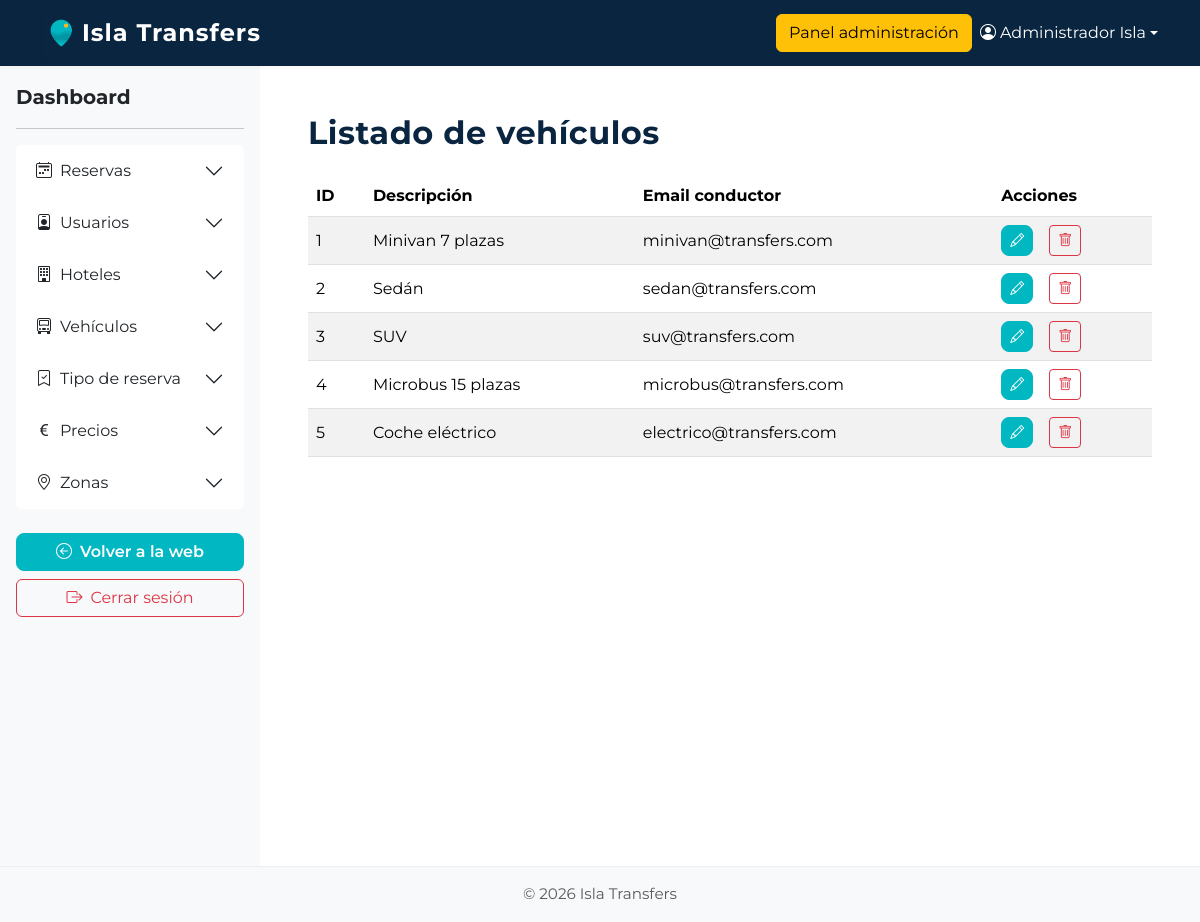
Page /userAdmin/listadoVehiculos (signed in) on the committed database.
### tables this page shows
CREATE TABLE `transfer_vehiculos` (
  `id_vehiculo` int(11) NOT NULL,
  `descripcion` varchar(100) NOT NULL,
  `email_conductor` varchar(100) NOT NULL,
  `password` varchar(255) NOT NULL
);

### core/Controller.php (called while the page is built, shortened)
<?php
class Controller
{
    public function view($view, $data = [])
    {
        extract($data);
        require __DIR__ . "/../app/views/$view.php";
    }
}

### app/controllers/UserAdminController.php (called while the page is built, shortened)
<?php
class UserAdminController extends Controller
{
    public function listadoVehiculos()
    {
        $vehiculoModel = $this->model('Vehiculo');
        $vehiculos = $vehiculoModel->getAll();
        $this->view('userAdmin/listadoVehiculos', ['vehiculos' => $vehiculos]);
    }
}

### html/index.php (called while the page is built, shortened)
<?php
$router = new Router();
$router->route();

### app/models/Vehiculo.php (called while the page is built, shortened)
<?php
class Vehiculo extends Model
{
    public function getAll()
    {
        $db = $this->db();
        $stmt = $db->query("SELECT * FROM transfer_vehiculos ORDER BY id_vehiculo ASC");
        return $stmt->fetchAll(PDO::FETCH_ASSOC);
    }
}

### app/views/userAdmin/listadoVehiculos.php (the view, shortened to what this page needs)
<?php require __DIR__ . '/../components/header.php'; ?>
<?php require __DIR__ . '/../components/navbar.php'; ?>
<div class="d-flex" style="min-height: 100vh;">
    <?php require __DIR__ . '/../components/sidebar.php'; ?>
    <main class="flex-grow-1 p-5">
        <h2 class="mb-4">Listado de vehículos</h2>
        <table class="table table-striped table-hover align-middle">
            <thead>
                <tr>
                    <th>ID</th>
                    <th>Descripción</th>
                    <th>Email conductor</th>
                    <th>Acciones</th>
                </tr>
            </thead>
            <tbody>
                <?php if (empty($vehiculos)): ?>
                    <tr>
                        <td colspan="4" class="text-center">No hay vehículos registrados.</td>
                    </tr>
                <?php else: ?>
                    <?php foreach ($vehiculos as $vehiculo): ?>
                        <tr>
                            <td><?= htmlspecialchars($vehiculo['id_vehiculo']) ?></td>
                            <td><?= htmlspecialchars($vehiculo['descripcion']) ?></td>
                            <td><?= htmlspecialchars($vehiculo['email_conductor']) ?></td>
                            <td>
                                <a href="/userAdmin/editarVehiculo/<?= $vehiculo['id_vehiculo'] ?>" class="btn btn-primary btn-sm me-1" title="Editar">
                                    <i class="bi bi-pencil"></i>
                                </a>
                                <a href="/userAdmin/eliminarVehiculo/<?= $vehiculo['id_vehiculo'] ?>"
                                    class="btn btn-outline-danger btn-sm ms-2"
                                    onclick="return confirm('¿Seguro que deseas eliminar este vehículo?');"
                                    title="Eliminar">
                                    <i class="bi bi-trash"></i>
                                </a>
                            </td>
                        </tr>
                    <?php endforeach; ?>
                <?php endif; ?>
            </tbody>
        </table>
    </main>
</div>
<?php require __DIR__ . '/../components/footer.php'; ?>

### html/css/custom.css (style rules this page uses)
:root { --color-principal: #00b7c2; --color-header: #0a2540; --color-texto: #333; --color-bg: #fff; --color-navbar-bg: #0a2540; --color-footer-bg: var(--color-gris); --color-footer-text: #888; --color-acento: #ff6b6b; --color-enfasis: #ffb81c; --color-neutro: #f6e7d8; --color-gris: #6b7280; --color-fondo: #fff; }
body { font-family: "Montserrat", Arial, sans-serif; background-color: var(--color-fondo); color: var(--color-texto); }
.btn-primary, .btn-primary:visited { background-color: var(--color-principal) !important; border-color: var(--color-principal) !important; color: #fff !important; font-weight: 600; border-radius: 0.5rem; transition: background 0.15s; }
h1, h2, h3 { color: var(--color-header); font-weight: 700; letter-spacing: 0.5px; }

### rows in the picture
transfer_vehiculos: id_vehiculo "1", descripcion "Minivan 7 plazas", email_conductor "minivan@transfers.com"
transfer_vehiculos: id_vehiculo "2", descripcion "Sedán", email_conductor "sedan@transfers.com"
transfer_vehiculos: id_vehiculo "3", descripcion "SUV", email_conductor "suv@transfers.com"
transfer_vehiculos: id_vehiculo "4", descripcion "Microbus 15 plazas", email_conductor "microbus@transfers.com"
transfer_vehiculos: id_vehiculo "5", descripcion "Coche eléctrico", email_conductor "electrico@transfers.com"

### other values in the picture
$_SESSION['user_name'] "Administrador Isla"
